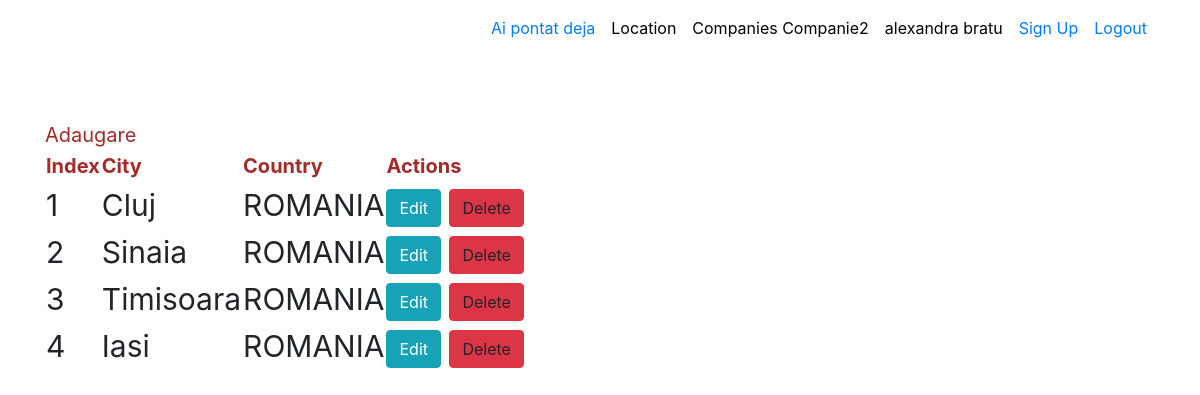
The page /location/ (signed in) on the database its author committed.
### aplicatie2/models.py (models this page shows, shortened)
class Companies(models.Model):
    name = models.CharField(max_length=50)
    website = models.CharField(max_length=100)
    type = models.CharField(max_length=10, choices=companies_choices)
    active = models.BooleanField(default=True)
    location = models.ForeignKey(Location, on_delete=models.CASCADE)

### aplicatie1/models.py (models this page shows, shortened)
class Location(models.Model):
    country = models.CharField(max_length=100)
    city = models.CharField(max_length=100)
    active = models.CharField(default=1, max_length=2)

### aplicatie1/views.py (the view)
# urls.py: path('', views.HomeIndex.as_view(), name="home"),
class HomeIndex(LoginRequiredMixin, ListView):
    model = Location
    template_name = 'aplicatie1/location_index.html'
    context_object_name = 'all_locations'
    def get_context_data(self, *, object_list=None, **kwargs):
        data = super(HomeIndex, self).get_context_data()
        data['all_locations'] = Location.objects.filter(active=1)
        return data

### proiect/context_processors.py (called while the page is built)
def get_company_name(request):
    if request.user.is_authenticated:
        return {'customer_name': request.user.userextend.customer.name}
    else:
        return {}

def is_ready_to_word(request):
    if request.user.is_authenticated:
        if Pontaj.objects.filter(user_id=request.user.id,  end_date=None).exists() is True:
            return {'ready_to_work': False}
        return {'ready_to_work': True}
    return {}

### templates/aplicatie1/location_index.html (shortened to what this page needs)
{% extends 'base.html' %}
{% block content %}
    {% load static %}
    <br>
    <br>
    <a href="{% url 'aplicatie1:adaugare' %}" class="header_style">Adaugare</a>
    <table id="id_tabel">
        <thead class="header_style">
        <th>Index</th>
        <th>City</th>
        <th>Country</th>
        <th>Actions</th>
        </thead>
        <tbody>
        {% for item in all_locations %}
            <tr id="row-{{ item.id }}">
                <td>{{ forloop.counter }}</td>
                <td>{{ item.city }}</td>
                <td>{{ item.country|upper }}</td>
                <td><a class="btn btn-info" href="{% url 'aplicatie1:modificare' item.id %}">Edit</a>
                <a class="btn btn-danger" id="id_delete-{{ item.id }}">Delete</a>
                </td>
            </tr>
        {% endfor %}
        </tbody>
    </table>
{% endblock %}

### templates/base.html (shortened to what this page needs)
<!DOCTYPE html>
<html lang="en">
<head>
    {% load static %}
    <link rel="stylesheet" href="https://maxcdn.bootstrapcdn.com/bootstrap/4.0.0/css/bootstrap.min.css"
>
    <link href="{% static 'css/style.css' %}" rel="stylesheet">
</head>
<body class="about-us">
<nav class="navbar navbar-expand-lg fixed-top navbar-transparent nav-down" color-on-scroll="200">
    <div class="container">
        <div class="collapse navbar-collapse">
            <ul class="navbar-nav ml-auto">
                {% if request.user.is_authenticated %}
                {% if ready_to_work %}
                <li class="nav-item">
                    <a class="nav-link" href="{% url 'userprofile:pontaj' %}">
                        Pontaj Nou
                    </a>
                </li>
                {% else %}
                <li class="nav-item">
                    <a class="nav-link" href="{% url 'userprofile:stop' request.user.id %}">
                        Ai pontat deja
                    </a>
                </li>
                {% endif %}
                {% endif %}
                <li class="nav-item">
                    <a href="{% url 'aplicatie1:home' %}" class="nav-link" style="color:black">
                        Location
                    </a>
                </li>
                <li class="nav-item">
                    <a href="{% url 'aplicatie2:home' %}" class="nav-link" style="color:black">
                        Companies {{ customer_name }}
                    </a>
                </li>
                {% if request.user.is_authenticated %}
                    <li class="nav-item">
                        <a href="{% url 'userprofile:update_profile' request.user.id %}" class="nav-link"
                           style="color: black">{{ request.user.first_name }} {{ request.user.last_name }}</a>
                    </li>
                {% endif %}
                <li class="nav-item">
                    <a href="{% url 'userprofile:new_account' %}" class="nav-link">
                        Sign Up
                    </a>
                </li>
                {% if request.user.is_authenticated == True %}
                    <li class="nav-item">
                        <a href="{% url 'logout' %}" class="nav-link">
                            Logout
                        </a>
                    </li>
                {% endif %}
            </ul>
        </div>
    </div>
</nav>
<div class="page-header page-header-small">
    <div class="content-center">
        <div class="container">
        <br>
        <br>
        <br>
            {% block content %}
            {% endblock %}
        </div>
    </div>
</div>
</body>
</html>

### static/css/style.css (style rules this page uses)
.header_style { font-size: 20px; color: brown; }
#id_tabel { font-size: 30px; }

### rows shown on the page
Companies: name "Companie2"
Location: city "Cluj", country "ROMANIA"
Location: city "Sinaia", country "ROMANIA"
Location: city "Timisoara", country "ROMANIA"
Location: city "Iasi", country "ROMANIA"

### other values the page prints
{{ request.user.first_name }} "alexandra"
{{ request.user.last_name }} "bratu"
